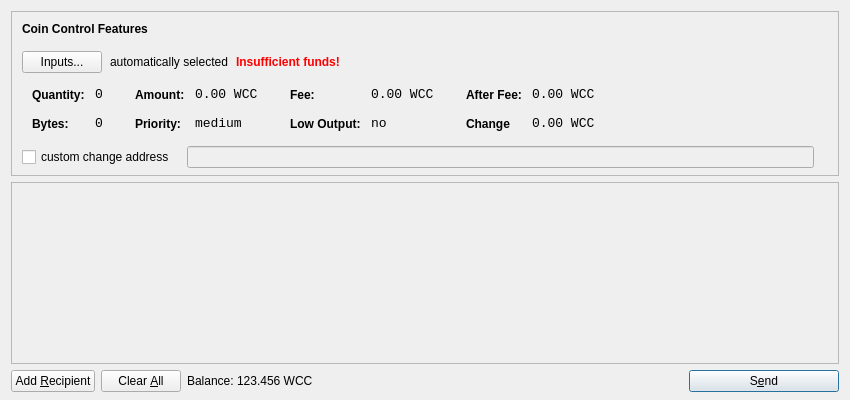
<?xml version="1.0" encoding="UTF-8"?>
<ui version="4.0">
 <class>SendCoinsDialog</class>
 <widget class="QDialog" name="SendCoinsDialog">
  <property name="geometry">
   <rect>
    <x>0</x>
    <y>0</y>
    <width>850</width>
    <height>400</height>
   </rect>
  </property>
  <property name="windowTitle">
   <string>Send Coins</string>
  </property>
  <property name="styleSheet">
   <string notr="true">background-image: url(:/images/2s);</string>
  </property>
  <layout class="QVBoxLayout" name="verticalLayout" stretch="0,1,0">
   <property name="bottomMargin">
    <number>8</number>
   </property>
   <item>
    <widget class="QFrame" name="frameCoinControl">
     <property name="sizePolicy">
      <sizepolicy hsizetype="Expanding" vsizetype="Expanding">
       <horstretch>0</horstretch>
       <verstretch>0</verstretch>
      </sizepolicy>
     </property>
     <property name="maximumSize">
      <size>
       <width>16777215</width>
       <height>16777215</height>
      </size>
     </property>
     <property name="frameShape">
      <enum>QFrame::StyledPanel</enum>
     </property>
     <property name="frameShadow">
      <enum>QFrame::Sunken</enum>
     </property>
     <layout class="QVBoxLayout" name="verticalLayoutCoinControl2">
      <property name="spacing">
       <number>6</number>
      </property>
      <property name="leftMargin">
       <number>0</number>
      </property>
      <property name="topMargin">
       <number>0</number>
      </property>
      <property name="rightMargin">
       <number>0</number>
      </property>
      <property name="bottomMargin">
       <number>6</number>
      </property>
      <item>
       <layout class="QVBoxLayout" name="verticalLayoutCoinControl" stretch="0,0,0,0,1">
        <property name="spacing">
         <number>0</number>
        </property>
        <property name="leftMargin">
         <number>10</number>
        </property>
        <property name="topMargin">
         <number>10</number>
        </property>
        <item>
         <layout class="QHBoxLayout" name="horizontalLayoutCoinControl1">
          <property name="bottomMargin">
           <number>15</number>
          </property>
          <item>
           <widget class="QLabel" name="labelCoinControlFeatures">
            <property name="sizePolicy">
             <sizepolicy hsizetype="Preferred" vsizetype="Maximum">
              <horstretch>0</horstretch>
              <verstretch>0</verstretch>
             </sizepolicy>
            </property>
            <property name="font">
             <font>
              <weight>75</weight>
              <bold>true</bold>
             </font>
            </property>
            <property name="styleSheet">
             <string notr="true">font-weight:bold;</string>
            </property>
            <property name="text">
             <string>Coin Control Features</string>
            </property>
           </widget>
          </item>
         </layout>
        </item>
        <item>
         <layout class="QHBoxLayout" name="horizontalLayoutCoinControl2" stretch="0,0,0,0">
          <property name="spacing">
           <number>8</number>
          </property>
          <property name="bottomMargin">
           <number>10</number>
          </property>
          <item>
           <widget class="QPushButton" name="pushButtonCoinControl">
            <property name="styleSheet">
             <string notr="true"/>
            </property>
            <property name="text">
             <string>Inputs...</string>
            </property>
           </widget>
          </item>
          <item>
           <widget class="QLabel" name="labelCoinControlAutomaticallySelected">
            <property name="text">
             <string>automatically selected</string>
            </property>
            <property name="margin">
             <number>5</number>
            </property>
           </widget>
          </item>
          <item>
           <widget class="QLabel" name="labelCoinControlInsuffFunds">
            <property name="font">
             <font>
              <weight>75</weight>
              <bold>true</bold>
             </font>
            </property>
            <property name="styleSheet">
             <string notr="true">color:red;font-weight:bold;</string>
            </property>
            <property name="text">
             <string>Insufficient funds!</string>
            </property>
            <property name="margin">
             <number>5</number>
            </property>
           </widget>
          </item>
          <item>
           <spacer name="horizontalSpacerCoinControl">
            <property name="orientation">
             <enum>Qt::Horizontal</enum>
            </property>
            <property name="sizeHint" stdset="0">
             <size>
              <width>40</width>
              <height>1</height>
             </size>
            </property>
           </spacer>
          </item>
         </layout>
        </item>
        <item>
         <widget class="QWidget" name="widgetCoinControl" native="true">
          <property name="sizePolicy">
           <sizepolicy hsizetype="Preferred" vsizetype="Preferred">
            <horstretch>0</horstretch>
            <verstretch>0</verstretch>
           </sizepolicy>
          </property>
          <property name="minimumSize">
           <size>
            <width>0</width>
            <height>0</height>
           </size>
          </property>
          <property name="styleSheet">
           <string notr="true"/>
          </property>
          <layout class="QHBoxLayout" name="horizontalLayoutCoinControl5">
           <property name="leftMargin">
            <number>0</number>
           </property>
           <property name="topMargin">
            <number>0</number>
           </property>
           <property name="rightMargin">
            <number>0</number>
           </property>
           <property name="bottomMargin">
            <number>0</number>
           </property>
           <item>
            <layout class="QHBoxLayout" name="horizontalLayoutCoinControl3" stretch="0,0,0,1">
             <property name="spacing">
              <number>20</number>
             </property>
             <property name="topMargin">
              <number>0</number>
             </property>
             <property name="bottomMargin">
              <number>10</number>
             </property>
             <item>
              <layout class="QFormLayout" name="formLayoutCoinControl1">
               <property name="horizontalSpacing">
                <number>10</number>
               </property>
               <property name="verticalSpacing">
                <number>14</number>
               </property>
               <property name="leftMargin">
                <number>10</number>
               </property>
               <property name="topMargin">
                <number>4</number>
               </property>
               <property name="rightMargin">
                <number>6</number>
               </property>
               <item row="0" column="0">
                <widget class="QLabel" name="labelCoinControlQuantityText">
                 <property name="styleSheet">
                  <string notr="true">font-weight:bold;</string>
                 </property>
                 <property name="text">
                  <string>Quantity:</string>
                 </property>
                 <property name="margin">
                  <number>0</number>
                 </property>
                </widget>
               </item>
               <item row="0" column="1">
                <widget class="QLabel" name="labelCoinControlQuantity">
                 <property name="font">
                  <font>
                   <family>Monospace</family>
                   <pointsize>10</pointsize>
                  </font>
                 </property>
                 <property name="cursor">
                  <cursorShape>IBeamCursor</cursorShape>
                 </property>
                 <property name="contextMenuPolicy">
                  <enum>Qt::ActionsContextMenu</enum>
                 </property>
                 <property name="text">
                  <string>0</string>
                 </property>
                 <property name="margin">
                  <number>0</number>
                 </property>
                 <property name="textInteractionFlags">
                  <set>Qt::LinksAccessibleByMouse|Qt::TextSelectableByKeyboard|Qt::TextSelectableByMouse</set>
                 </property>
                </widget>
               </item>
               <item row="1" column="0">
                <widget class="QLabel" name="labelCoinControlBytesText">
                 <property name="styleSheet">
                  <string notr="true">font-weight:bold;</string>
                 </property>
                 <property name="text">
                  <string>Bytes:</string>
                 </property>
                </widget>
               </item>
               <item row="1" column="1">
                <widget class="QLabel" name="labelCoinControlBytes">
                 <property name="font">
                  <font>
                   <family>Monospace</family>
                   <pointsize>10</pointsize>
                  </font>
                 </property>
                 <property name="cursor">
                  <cursorShape>IBeamCursor</cursorShape>
                 </property>
                 <property name="contextMenuPolicy">
                  <enum>Qt::ActionsContextMenu</enum>
                 </property>
                 <property name="text">
                  <string>0</string>
                 </property>
                 <property name="textInteractionFlags">
                  <set>Qt::LinksAccessibleByMouse|Qt::TextSelectableByKeyboard|Qt::TextSelectableByMouse</set>
                 </property>
                </widget>
               </item>
              </layout>
             </item>
             <item>
              <layout class="QFormLayout" name="formLayoutCoinControl2">
               <property name="horizontalSpacing">
                <number>10</number>
               </property>
               <property name="verticalSpacing">
                <number>14</number>
               </property>
               <property name="leftMargin">
                <number>6</number>
               </property>
               <property name="topMargin">
                <number>4</number>
               </property>
               <property name="rightMargin">
                <number>6</number>
               </property>
               <item row="0" column="0">
                <widget class="QLabel" name="labelCoinControlAmountText">
                 <property name="styleSheet">
                  <string notr="true">font-weight:bold;</string>
                 </property>
                 <property name="text">
                  <string>Amount:</string>
                 </property>
                 <property name="margin">
                  <number>0</number>
                 </property>
                </widget>
               </item>
               <item row="0" column="1">
                <widget class="QLabel" name="labelCoinControlAmount">
                 <property name="font">
                  <font>
                   <family>Monospace</family>
                   <pointsize>10</pointsize>
                  </font>
                 </property>
                 <property name="cursor">
                  <cursorShape>IBeamCursor</cursorShape>
                 </property>
                 <property name="contextMenuPolicy">
                  <enum>Qt::ActionsContextMenu</enum>
                 </property>
                 <property name="text">
                  <string>0.00 WCC</string>
                 </property>
                 <property name="textInteractionFlags">
                  <set>Qt::LinksAccessibleByMouse|Qt::TextSelectableByKeyboard|Qt::TextSelectableByMouse</set>
                 </property>
                </widget>
               </item>
               <item row="1" column="0">
                <widget class="QLabel" name="labelCoinControlPriorityText">
                 <property name="styleSheet">
                  <string notr="true">font-weight:bold;</string>
                 </property>
                 <property name="text">
                  <string>Priority:</string>
                 </property>
                </widget>
               </item>
               <item row="1" column="1">
                <widget class="QLabel" name="labelCoinControlPriority">
                 <property name="font">
                  <font>
                   <family>Monospace</family>
                   <pointsize>10</pointsize>
                  </font>
                 </property>
                 <property name="cursor">
                  <cursorShape>IBeamCursor</cursorShape>
                 </property>
                 <property name="contextMenuPolicy">
                  <enum>Qt::ActionsContextMenu</enum>
                 </property>
                 <property name="text">
                  <string>medium</string>
                 </property>
                 <property name="textInteractionFlags">
                  <set>Qt::LinksAccessibleByMouse|Qt::TextSelectableByKeyboard|Qt::TextSelectableByMouse</set>
                 </property>
                </widget>
               </item>
              </layout>
             </item>
             <item>
              <layout class="QFormLayout" name="formLayoutCoinControl3">
               <property name="horizontalSpacing">
                <number>10</number>
               </property>
               <property name="verticalSpacing">
                <number>14</number>
               </property>
               <property name="leftMargin">
                <number>6</number>
               </property>
               <property name="topMargin">
                <number>4</number>
               </property>
               <property name="rightMargin">
                <number>6</number>
               </property>
               <item row="0" column="0">
                <widget class="QLabel" name="labelCoinControlFeeText">
                 <property name="styleSheet">
                  <string notr="true">font-weight:bold;</string>
                 </property>
                 <property name="text">
                  <string>Fee:</string>
                 </property>
                 <property name="margin">
                  <number>0</number>
                 </property>
                </widget>
               </item>
               <item row="0" column="1">
                <widget class="QLabel" name="labelCoinControlFee">
                 <property name="font">
                  <font>
                   <family>Monospace</family>
                   <pointsize>10</pointsize>
                  </font>
                 </property>
                 <property name="cursor">
                  <cursorShape>IBeamCursor</cursorShape>
                 </property>
                 <property name="contextMenuPolicy">
                  <enum>Qt::ActionsContextMenu</enum>
                 </property>
                 <property name="text">
                  <string>0.00 WCC</string>
                 </property>
                 <property name="textInteractionFlags">
                  <set>Qt::LinksAccessibleByMouse|Qt::TextSelectableByKeyboard|Qt::TextSelectableByMouse</set>
                 </property>
                </widget>
               </item>
               <item row="1" column="0">
                <widget class="QLabel" name="labelCoinControlLowOutputText">
                 <property name="styleSheet">
                  <string notr="true">font-weight:bold;</string>
                 </property>
                 <property name="text">
                  <string>Low Output:</string>
                 </property>
                </widget>
               </item>
               <item row="1" column="1">
                <widget class="QLabel" name="labelCoinControlLowOutput">
                 <property name="font">
                  <font>
                   <family>Monospace</family>
                   <pointsize>10</pointsize>
                  </font>
                 </property>
                 <property name="cursor">
                  <cursorShape>IBeamCursor</cursorShape>
                 </property>
                 <property name="contextMenuPolicy">
                  <enum>Qt::ActionsContextMenu</enum>
                 </property>
                 <property name="text">
                  <string>no</string>
                 </property>
                 <property name="textInteractionFlags">
                  <set>Qt::LinksAccessibleByMouse|Qt::TextSelectableByKeyboard|Qt::TextSelectableByMouse</set>
                 </property>
                </widget>
               </item>
              </layout>
             </item>
             <item>
              <layout class="QFormLayout" name="formLayoutCoinControl4">
               <property name="horizontalSpacing">
                <number>10</number>
               </property>
               <property name="verticalSpacing">
                <number>14</number>
               </property>
               <property name="leftMargin">
                <number>6</number>
               </property>
               <property name="topMargin">
                <number>4</number>
               </property>
               <property name="rightMargin">
                <number>6</number>
               </property>
               <item row="0" column="0">
                <widget class="QLabel" name="labelCoinControlAfterFeeText">
                 <property name="styleSheet">
                  <string notr="true">font-weight:bold;</string>
                 </property>
                 <property name="text">
                  <string>After Fee:</string>
                 </property>
                 <property name="margin">
                  <number>0</number>
                 </property>
                </widget>
               </item>
               <item row="0" column="1">
                <widget class="QLabel" name="labelCoinControlAfterFee">
                 <property name="font">
                  <font>
                   <family>Monospace</family>
                   <pointsize>10</pointsize>
                  </font>
                 </property>
                 <property name="cursor">
                  <cursorShape>IBeamCursor</cursorShape>
                 </property>
                 <property name="contextMenuPolicy">
                  <enum>Qt::ActionsContextMenu</enum>
                 </property>
                 <property name="text">
                  <string>0.00 WCC</string>
                 </property>
                 <property name="textInteractionFlags">
                  <set>Qt::LinksAccessibleByMouse|Qt::TextSelectableByKeyboard|Qt::TextSelectableByMouse</set>
                 </property>
                </widget>
               </item>
               <item row="1" column="0">
                <widget class="QLabel" name="labelCoinControlChangeText">
                 <property name="styleSheet">
                  <string notr="true">font-weight:bold;</string>
                 </property>
                 <property name="text">
                  <string>Change</string>
                 </property>
                </widget>
               </item>
               <item row="1" column="1">
                <widget class="QLabel" name="labelCoinControlChange">
                 <property name="font">
                  <font>
                   <family>Monospace</family>
                   <pointsize>10</pointsize>
                  </font>
                 </property>
                 <property name="cursor">
                  <cursorShape>IBeamCursor</cursorShape>
                 </property>
                 <property name="contextMenuPolicy">
                  <enum>Qt::ActionsContextMenu</enum>
                 </property>
                 <property name="text">
                  <string>0.00 WCC</string>
                 </property>
                 <property name="textInteractionFlags">
                  <set>Qt::LinksAccessibleByMouse|Qt::TextSelectableByKeyboard|Qt::TextSelectableByMouse</set>
                 </property>
                </widget>
               </item>
              </layout>
             </item>
            </layout>
           </item>
          </layout>
         </widget>
        </item>
        <item>
         <layout class="QHBoxLayout" name="horizontalLayoutCoinControl4" stretch="0,0,0">
          <property name="spacing">
           <number>12</number>
          </property>
          <property name="sizeConstraint">
           <enum>QLayout::SetDefaultConstraint</enum>
          </property>
          <property name="topMargin">
           <number>5</number>
          </property>
          <property name="rightMargin">
           <number>5</number>
          </property>
          <item>
           <widget class="QCheckBox" name="checkBoxCoinControlChange">
            <property name="text">
             <string>custom change address</string>
            </property>
           </widget>
          </item>
          <item>
           <widget class="QLineEdit" name="lineEditCoinControlChange">
            <property name="enabled">
             <bool>false</bool>
            </property>
            <property name="sizePolicy">
             <sizepolicy hsizetype="Expanding" vsizetype="Fixed">
              <horstretch>0</horstretch>
              <verstretch>0</verstretch>
             </sizepolicy>
            </property>
           </widget>
          </item>
          <item>
           <widget class="QLabel" name="labelCoinControlChangeLabel">
            <property name="sizePolicy">
             <sizepolicy hsizetype="Preferred" vsizetype="Expanding">
              <horstretch>0</horstretch>
              <verstretch>0</verstretch>
             </sizepolicy>
            </property>
            <property name="minimumSize">
             <size>
              <width>0</width>
              <height>0</height>
             </size>
            </property>
            <property name="text">
             <string/>
            </property>
            <property name="margin">
             <number>3</number>
            </property>
           </widget>
          </item>
         </layout>
        </item>
        <item>
         <spacer name="verticalSpacerCoinControl">
          <property name="orientation">
           <enum>Qt::Vertical</enum>
          </property>
          <property name="sizeHint" stdset="0">
           <size>
            <width>800</width>
            <height>1</height>
           </size>
          </property>
         </spacer>
        </item>
       </layout>
      </item>
     </layout>
    </widget>
   </item>
   <item>
    <widget class="QScrollArea" name="scrollArea">
     <property name="widgetResizable">
      <bool>true</bool>
     </property>
     <widget class="QWidget" name="scrollAreaWidgetContents">
      <property name="geometry">
       <rect>
        <x>0</x>
        <y>0</y>
        <width>830</width>
        <height>172</height>
       </rect>
      </property>
      <layout class="QVBoxLayout" name="verticalLayout_2">
       <property name="leftMargin">
        <number>0</number>
       </property>
       <property name="topMargin">
        <number>0</number>
       </property>
       <property name="rightMargin">
        <number>0</number>
       </property>
       <property name="bottomMargin">
        <number>0</number>
       </property>
       <item>
        <layout class="QVBoxLayout" name="entries">
         <property name="spacing">
          <number>6</number>
         </property>
        </layout>
       </item>
       <item>
        <spacer name="verticalSpacer">
         <property name="orientation">
          <enum>Qt::Vertical</enum>
         </property>
         <property name="sizeHint" stdset="0">
          <size>
           <width>20</width>
           <height>40</height>
          </size>
         </property>
        </spacer>
       </item>
      </layout>
     </widget>
    </widget>
   </item>
   <item>
    <layout class="QHBoxLayout" name="horizontalLayout">
     <item>
      <widget class="QPushButton" name="addButton">
       <property name="toolTip">
        <string>Send to multiple recipients at once</string>
       </property>
       <property name="text">
        <string>Add &amp;Recipient</string>
       </property>
       <property name="icon">
        <iconset resource="../bitcoin.qrc">
         <normaloff>:/icons/add</normaloff>:/icons/add</iconset>
       </property>
       <property name="autoDefault">
        <bool>false</bool>
       </property>
      </widget>
     </item>
     <item>
      <widget class="QPushButton" name="clearButton">
       <property name="sizePolicy">
        <sizepolicy hsizetype="Minimum" vsizetype="Fixed">
         <horstretch>0</horstretch>
         <verstretch>0</verstretch>
        </sizepolicy>
       </property>
       <property name="toolTip">
        <string>Remove all transaction fields</string>
       </property>
       <property name="text">
        <string>Clear &amp;All</string>
       </property>
       <property name="icon">
        <iconset resource="../bitcoin.qrc">
         <normaloff>:/icons/remove</normaloff>:/icons/remove</iconset>
       </property>
       <property name="autoRepeatDelay">
        <number>300</number>
       </property>
       <property name="autoDefault">
        <bool>false</bool>
       </property>
      </widget>
     </item>
     <item>
      <layout class="QHBoxLayout" name="horizontalLayout_2">
       <property name="spacing">
        <number>3</number>
       </property>
       <item>
        <widget class="QLabel" name="label">
         <property name="sizePolicy">
          <sizepolicy hsizetype="Preferred" vsizetype="Fixed">
           <horstretch>0</horstretch>
           <verstretch>0</verstretch>
          </sizepolicy>
         </property>
         <property name="text">
          <string>Balance:</string>
         </property>
        </widget>
       </item>
       <item>
        <widget class="QLabel" name="labelBalance">
         <property name="sizePolicy">
          <sizepolicy hsizetype="Preferred" vsizetype="Fixed">
           <horstretch>0</horstretch>
           <verstretch>0</verstretch>
          </sizepolicy>
         </property>
         <property name="cursor">
          <cursorShape>IBeamCursor</cursorShape>
         </property>
         <property name="text">
          <string>123.456 WCC</string>
         </property>
         <property name="textInteractionFlags">
          <set>Qt::LinksAccessibleByMouse|Qt::TextSelectableByKeyboard|Qt::TextSelectableByMouse</set>
         </property>
        </widget>
       </item>
      </layout>
     </item>
     <item>
      <spacer name="horizontalSpacer">
       <property name="orientation">
        <enum>Qt::Horizontal</enum>
       </property>
       <property name="sizeHint" stdset="0">
        <size>
         <width>40</width>
         <height>20</height>
        </size>
       </property>
      </spacer>
     </item>
     <item>
      <widget class="QPushButton" name="sendButton">
       <property name="minimumSize">
        <size>
         <width>150</width>
         <height>0</height>
        </size>
       </property>
       <property name="toolTip">
        <string>Confirm the send action</string>
       </property>
       <property name="text">
        <string>S&amp;end</string>
       </property>
       <property name="icon">
        <iconset resource="../bitcoin.qrc">
         <normaloff>:/icons/send</normaloff>:/icons/send</iconset>
       </property>
       <property name="default">
        <bool>true</bool>
       </property>
      </widget>
     </item>
    </layout>
   </item>
  </layout>
 </widget>
 <resources>
  <include location="../bitcoin.qrc"/>
 </resources>
 <connections/>
</ui>
